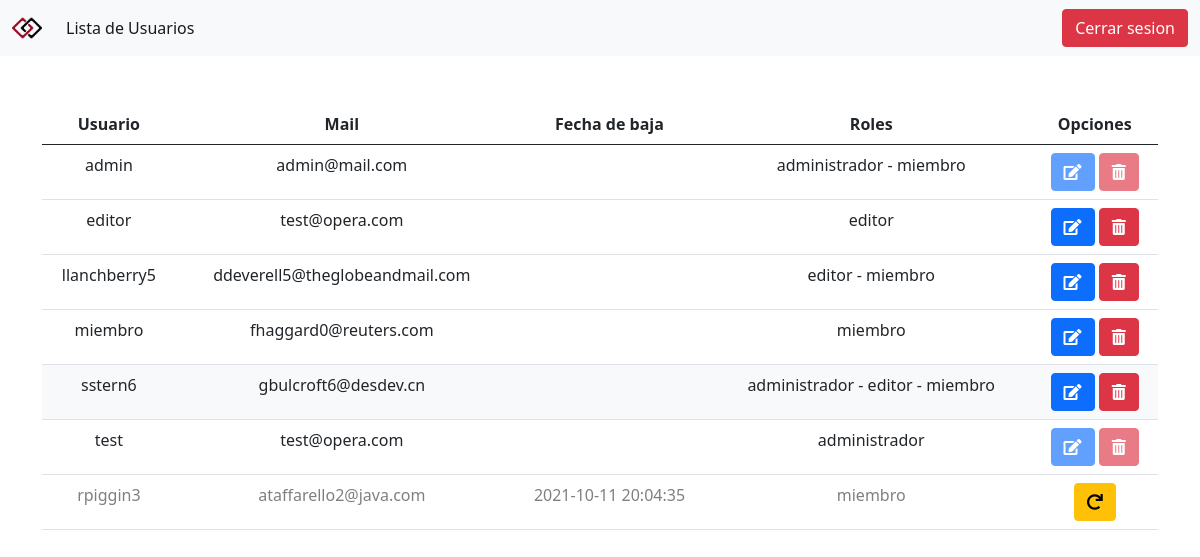
Screenshot of /view/listarUsuario.php (signed in) with the database file from the repository.
### tables this page shows
CREATE TABLE `usuario` (
  `idusuario` bigint(20) NOT NULL,
  `usnombre` varchar(50) NOT NULL,
  `uspass` varchar(50) NOT NULL,
  `usmail` varchar(50) NOT NULL,
  `usdeshabilitado` timestamp NULL DEFAULT NULL
);

### configuracion.php (called while the page is built, shortened)
<?php header('Content-Type: text/html; charset=utf-8');
$PROYECTO = 'TP5-PWD';
$ROOT = $_SERVER['DOCUMENT_ROOT'] . "/$PROYECTO/";
include_once($ROOT . 'controller/AbmUsuario.php');
include_once($ROOT . 'controller/AbmUsuarioRol.php');
include_once($ROOT . 'controller/ListarUsuariosControl.php');
include_once($ROOT . 'controller/ActualizarLoginControl.php');
include_once($ROOT . 'util/funciones.php');
$INICIO = "http://" . $_SERVER['HTTP_HOST'] . "/$PROYECTO/view/home.php";

### controller/ListarUsuariosControl.php (called while the page is built, shortened)
<?php
class ListarUsuariosControl {
  function listar() {
    $objAbmUsuario = new AbmUsuario();
    $listaUsuarios = $objAbmUsuario->buscar(null);
    return $listaUsuarios;
  }
  function printRoles($objUsuario) {
    $textoRoles = '';
    $roles = $objUsuario->getColRoles();
    sort($roles);
    $last_key = array_key_last($roles);
    foreach ($roles as $key => $rol) {
      $textoRoles .= $rol->getRoDescripcion();
      if ($key != $last_key) {
        $textoRoles .= " - ";
      }
    }
    return $textoRoles;
  }
  function esRol() {
    $esRol['admin'] = false;
    $esRol['editor'] = false;
    if (isset($_SESSION['idusuario'])) {
      $abmUsuario = new AbmUsuario();
      $condicionUsuario['idusuario'] = $_SESSION['idusuario'];
      $usuario  = $abmUsuario->buscar($condicionUsuario)[0];
      $rolesUsuarioLog = $usuario->getColRoles();
      foreach ($rolesUsuarioLog as $rol) {
        if ($rol->getIdRol() == 1) {
          $esRol['admin'] = true;
        }
      }
      foreach ($rolesUsuarioLog as $rol) {
        if ($rol->getIdRol() == 3) {
          $esRol['editor'] = true;
        }
      }
    }
    return $esRol;
  }
}

### model/Usuario.php (called while the page is built, shortened)
<?php
class Usuario {
  private $idusuario;
  private $usnombre;
  private $usmail;
  private $usdeshabilitado;
  private $colRoles;
  public function __construct() {
    $this->idusuario = null;
    $this->usnombre = "";
    $this->usmail = "";
    $this->usdeshabilitado = null;
    $this->colRoles = [];
  }
  public function getIdUsuario() {
    return $this->idusuario;
  }
  public function setIdUsuario($idusuario) {
    $this->idusuario = $idusuario;
  }
  public function getUsNombre() {
    return $this->usnombre;
  }
  public function setUsNombre($usnombre) {
    $this->usnombre = $usnombre;
  }
  public function getUsMail() {
    return $this->usmail;
  }
  public function setUsMail($usmail) {
    $this->usmail = $usmail;
  }
  public function getUsDeshabilitado() {
    return $this->usdeshabilitado;
  }
  public function setUsDeshabilitado($usdeshabilitado) {
    $this->usdeshabilitado = $usdeshabilitado;
  }
  public function getColRoles() {
    $condicionRol['idusuario'] = $this->getIdUsuario();
    $ambUsuarioRol = new AbmUsuarioRol();
    $colRolesUsuario = $ambUsuarioRol->buscar($condicionRol);
    $colRoles = [];
    return $this->colRoles;
  }
  public function setColRoles($colRoles) {
    $this->colRoles = $colRoles;
  }
  public static function listar($parametro = "") {
    $arreglo = array();
    $db = new BaseDatos();
    $sql = "SELECT * FROM usuario ";
    if ($parametro != "") {
      $sql .= 'WHERE' . $parametro;
    }
    $res = $db->Ejecutar($sql);
    if ($res > -1) {
      if ($res > 0) {
        while ($row = $db->Registro()) {
          $obj = new Usuario();
          $obj->setear($row);
          array_push($arreglo, $obj);
        }
      }
    }
    return $arreglo;
  }
}

### model/connection/BaseDatos.php (called while the page is built, shortened)
<?php
class BaseDatos extends PDO {
  private $conec;
  private $indice;
  private $resultado;
  public function __construct() {
    $this->indice = 0;
    try {
      $this->conec = true;
    } catch (PDOException $e) {
      $this->sql = $e->getMessage();
      $this->conec = false;
    }
  }
  public function Iniciar() {
    return $this->getConec();
  }
  public function getConec() {
    return $this->conec;
  }
  public function setSQL($e) {
    return "\n" . $this->sql = $e;
  }
  public function Ejecutar($sql) {
    if (stristr($sql, "select")) {
      $resp =  $this->EjecutarSelect($sql);
    }
    return $resp;
  }
  private function EjecutarSelect($sql) {
    $cant = -1;
    $resultado = parent::query($sql);
    if (!$resultado) {
      $this->analizarDebug();
    } else {
      $arregloResult = $resultado->fetchAll();
      $cant = count($arregloResult);
    }
    return $cant;
  }
  public function Registro() {
    $filaActual = false;
    $indiceActual = $this->getIndice();
    if ($indiceActual >= 0) {
      $filas = $this->getResultado();
      if ($indiceActual < count($filas)) {
        $filaActual =  $filas[$indiceActual];
      } else {
        $this->setIndice(-1);
      }
    }
    return $filaActual;
  }
  private function setIndice($valor) {
    $this->indice = $valor;
  }
  private function getIndice() {
    return $this->indice;
  }
  private function setResultado($valor) {
    $this->resultado = $valor;
  }
  private function getResultado() {
    return $this->resultado;
  }
}

### controller/AbmUsuario.php (called while the page is built, shortened)
<?php
class AbmUsuario {
  public function buscar($condiciones) {
    $where = " true";
    if ($condiciones <> null) {
      if (isset($condiciones['idusuario']))
        $where .= " and idusuario ={$condiciones['idusuario']}";
    }
    $arreglo = Usuario::listar($where);
    return $arreglo;
  }
}

### util/funciones.php (called while the page is built, shortened)
<?php
function cmp($a, $b) {
  return strcmp($a->getUsNombre(), $b->getUsNombre());
}
function ordenarArregloUsuarios($array) {
  $usuariosDeshabilitados = [];
  $usuariosHabilitados = [];
  foreach ($array as $usuario) {
    if ($usuario->getUsDeshabilitado()) {
      $usuariosDeshabilitados[] = $usuario;
    } else {
      $usuariosHabilitados[] = $usuario;
    }
  }
  if ($usuariosHabilitados) {
    usort($usuariosHabilitados, "cmp");
  }
  if ($usuariosDeshabilitados) {
    usort($usuariosDeshabilitados, "cmp");
  }
  $resultado = array_merge($usuariosHabilitados, $usuariosDeshabilitados);
  return $resultado;
}

### model/UsuarioRol.php (called while the page is built, shortened)
<?php
class UsuarioRol {
  private $objrol;
  public function __construct() {
    $this->objrol = null;
  }
  public function getObjRol() {
    return $this->objrol;
  }
  public function setObjRol($objrol) {
    $this->objrol = $objrol;
  }
  public static function listar($parametro = "") {
    $arreglo = array();
    $db = new BaseDatos();
    $sql = "SELECT * FROM usuariorol ";
    if ($parametro != "") {
      $sql .= 'WHERE ' . $parametro;
    }
    $res = $db->Ejecutar($sql);
    if ($res > -1) {
      if ($res > 0) {
        while ($row = $db->Registro()) {
          $obj = new UsuarioRol();
          $objUsuario = new Usuario();
          $objUsuario->setIdUsuario($row['idusuario']);
          $objUsuario->cargar();
          $objRol = new Rol();
          $objRol->setIdRol($row['idrol']);
          $objRol->cargar();
          $datos = [
            'objusuario' => $objUsuario,
            'objrol' => $objRol
          ];
          $obj->setear($datos);
          array_push($arreglo, $obj);
        }
      }
    }
    return $arreglo;
  }
}

### controller/AbmUsuarioRol.php (called while the page is built, shortened)
<?php
class AbmUsuarioRol {
  public function buscar($condiciones) {
    $where = " true";
    if ($where <> null) {
      if (isset($condiciones['idusuario']))
        $where .= " and idusuario ={$condiciones['idusuario']}";
    }
    $arreglo = UsuarioRol::listar($where);
    return $arreglo;
  }
}

### model/Rol.php (called while the page is built, shortened)
<?php
class Rol {
  private $idrol;
  public function __construct() {
    $this->idrol = null;
  }
  public function getIdRol() {
    return $this->idrol;
  }
  public function setIdRol($idrol) {
    $this->idrol = $idrol;
  }
  public function cargar() {
    $resp = false;
    $db = new BaseDatos();
    $sql = "SELECT * FROM rol WHERE idrol = {$this->getIdRol()}";
    if ($db->Iniciar()) {
      if ($db->Ejecutar($sql)) {
        if ($row = $db->Registro()) {
          $datos = [
            'idrol' => $row['idrol'],
            'rodescripcion' => $row['rodescripcion'],
          ];
          $resp = true;
        }
      } else {
        $this->setmensajeoperacion("Rol->listar: {$db->getError()}");
      }
    } else {
      $this->setmensajeoperacion("Rol->listar: {$db->getError()}");
    }
    return $resp;
  }
}

### view/listarUsuario.php (the view, shortened to what this page needs)
<?php include_once "../configuracion.php" ?>
<?php $title = 'Lista de Usuarios';
include_once 'includes/head.php' ?>
<?php include_once 'includes/navbar.php' ?>
<?php
$controlLU = new ListarUsuariosControl();
$controlLU->altaBajaUsuario();
$listaUsuarios = $controlLU->listar();
$usuarioEsRol = $controlLU->esRol();
?>
<div class="container d-flex justify-content-center align-items-start text-center mt-5">
  <?php if (isset($_SESSION['activa'])) { ?>
    <?php if (count($listaUsuarios) > 0) { ?>
      <table class="table">
        <thead>
          <tr>
            <th scope="col">Usuario</th>
            <th scope="col">Mail</th>
            <th scope="col">Fecha de baja</th>
            <th scope="col">Roles</th>
            <th scope="col">Opciones</th>
          </tr>
        </thead>
        <tbody>
          <?php $listaUsuarios = ordenarArregloUsuarios($listaUsuarios) ?>
          <?php foreach ($listaUsuarios as $objUsuario) { ?>
            <?php $textoDeshab = ($objUsuario->getUsDeshabilitado()) ? "class=\"text-black-50\"" : ""; ?>
            <?php $rolesUsuarioActual = $controlLU->printRoles($objUsuario) ?>
            <?php
            $bgcUsuario = "";
            $disabled = "";
            if ($objUsuario->getIdUsuario() != $_SESSION['idusuario']) {
              if (strpos($rolesUsuarioActual, 'administrador') !== false) {
                $disabled = "disabled";
              } elseif (strpos($rolesUsuarioActual, 'editor') !== false and !$usuarioEsRol['admin']) {
                $disabled = "disabled";
              } elseif (!$usuarioEsRol['admin'] and !$usuarioEsRol['editor']) {
                $disabled = "disabled";
              }
            } else {
              $bgcUsuario = "bg-light";
            }
            ?>
            <tr class="<?= $bgcUsuario ?>">
              <td <?= $textoDeshab ?>><?= $objUsuario->getUsNombre() ?></td>
              <td <?= $textoDeshab ?>><?= $objUsuario->getUsMail() ?></td>
              <td <?= $textoDeshab ?>><?= $objUsuario->getUsDeshabilitado() ?></td>
              <td <?= $textoDeshab ?>><?= $rolesUsuarioActual ?></td>
              <td>
                <?php if (!$objUsuario->getUsDeshabilitado()) { ?>
                  <a class="btn btn-primary <?= $disabled ?>" title="Editar" href="./actualizarLogin.php?idu=<?= $objUsuario->getIdUsuario() ?>" role="button"><i class="fas fa-edit"></i></a>
                  <a class="btn btn-danger <?= $disabled ?>" title="Dar de baja" href="./listarUsuario.php?idu=<?= $objUsuario->getIdUsuario() ?>&baja=1" role="button"><i class="fas fa-trash-alt"></i></a>
                <?php } else { ?>
                  <a class="btn btn-warning <?= $disabled ?>" title="Reactivar" href="./listarUsuario.php?idu=<?= $objUsuario->getIdUsuario() ?>&baja=0" role="button"><i class="fas fa-redo"></i></a>
                <?php } ?>
              </td>
            </tr>
          <?php } ?>
        </tbody>
      </table>
    <?php } ?>
  <?php } else { ?>
    <div class="alert alert-danger mt-20vh" role="alert">
      <h4 class="alert-heading">Esta pagina es solo para usuarios registrados</h4>
    </div>
  <?php } ?>
</div>
<?php include_once 'includes/foot.php' ?>

### view/includes/head.php (shortened to what this page needs)
<!DOCTYPE html>
<html lang="en">
<head>
  <link href="https://cdn.jsdelivr.net/npm/bootstrap@5.1.0/dist/css/bootstrap.min.css" rel="stylesheet">
  <link rel="stylesheet" href="https://use.fontawesome.com/releases/v5.15.4/css/all.css">
  <link rel="stylesheet" href="./css/bootstrapValidator.min.css">
  <link rel="stylesheet" href="css/main.css">
</head>
<body>

### view/includes/navbar.php (shortened to what this page needs)
<nav class="navbar navbar-expand-lg navbar-light bg-light">
  <div class="container-fluid">
    <a class="navbar-brand" href="<?= $INICIO ?>">
      <img src="img/logo.png" width="30" height="30" class="d-inline-block align-top" alt="logo">
    </a>
    <div class="collapse navbar-collapse " id="navbarSupportedContent">
      <ul class="navbar-nav me-auto mb-2 mb-lg-0">
        <li class="nav-item">
          <a class="nav-link active" href="listarUsuario.php">Lista de Usuarios</a>
        </li>
      </ul>
      <?php if (isset($_SESSION['activa'])) { ?>
        <a class="btn btn-danger" href="loginCerrar.php" role="button">Cerrar sesion</a>
      <?php } else { ?>
        <a class="btn btn-primary" href="login.php" role="button">Iniciar sesión</a>
      <?php } ?>
    </div>
  </div>
</nav>

### view/includes/foot.php (shortened to what this page needs)
</body>
</html>

### rows the page displays
usuario: usnombre "admin", usmail "admin@mail.com", rolesUsuarioActual "administrador - miembro"
usuario: usnombre "editor", usmail "test@opera.com", rolesUsuarioActual "editor"
usuario: usnombre "llanchberry5", usmail "ddeverell5@theglobeandmail.com", rolesUsuarioActual "editor - miembro"
usuario: usnombre "miembro", usmail "fhaggard0@reuters.com", rolesUsuarioActual "miembro"
usuario: usnombre "sstern6", usmail "gbulcroft6@desdev.cn", rolesUsuarioActual "administrador - editor - miembro"
usuario: usnombre "test", usmail "test@opera.com", rolesUsuarioActual "administrador"
usuario: usnombre "rpiggin3", usmail "ataffarello2@java.com", usdeshabilitado "2021-10-11 20:04:35", rolesUsuarioActual "miembro"
